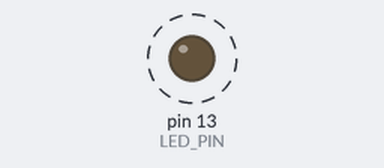
Bench run of a sketch on a simulated Arduino Uno, built with avr-gcc and run on an emulated ATmega328P. Parts: output pins drawn as LEDs (lit = HIGH). Dashed ring = blinking. What the sketch prints to the serial monitor is not drawn.

Above: at 0.6 s.
Timing chart, 0 to 3.0 s (numbered marks = the images above):
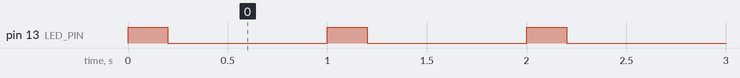

The sketch:

hello.ino
```cpp
// TRANSMISSION 08 // ARDUINO — Hello, World with a pulse (pin 13 LED).

const int LED_PIN = 13;

void setup() {
  pinMode(LED_PIN, OUTPUT);
  Serial.begin(9600);
  Serial.println("[NODE 00] Hello, World :: firmware online");
}

void loop() {
  digitalWrite(LED_PIN, HIGH); delay(200);  // beat
  digitalWrite(LED_PIN, LOW);  delay(800);  // rest
}
```

hello.c
```cpp
/* TRANSMISSION 06 // C — the ancestor. Every language above owes it rent. */

#include <stdio.h>

int main(void) {
    printf("[NODE 00] Hello, World\n");
    return 0;
}
```

Measured:
- by itself, pin 13 (LED_PIN): alternates HIGH for 0.20 s and LOW for 0.80 s
